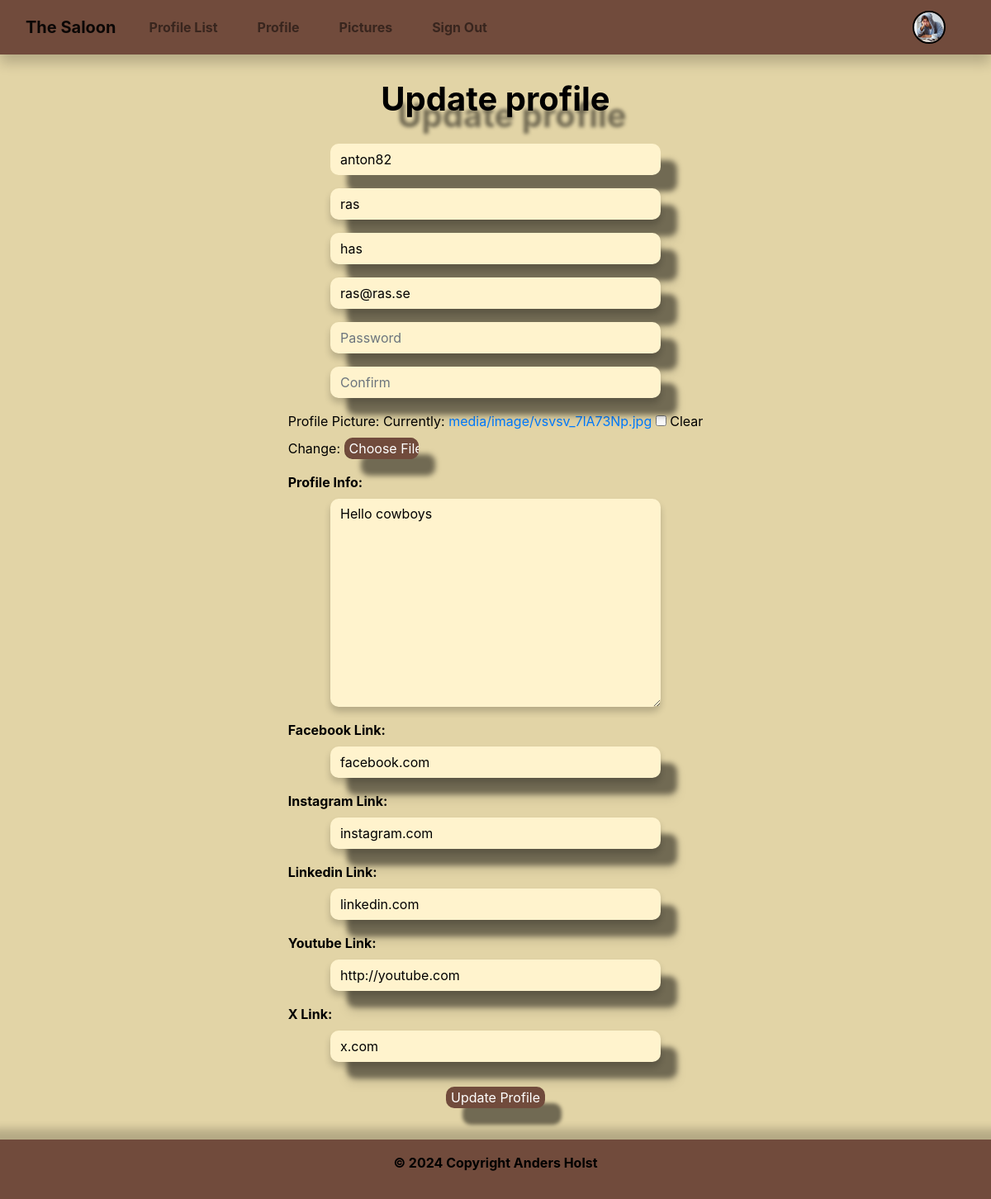
The page /update_user/ (signed in) on the database as committed earlier.
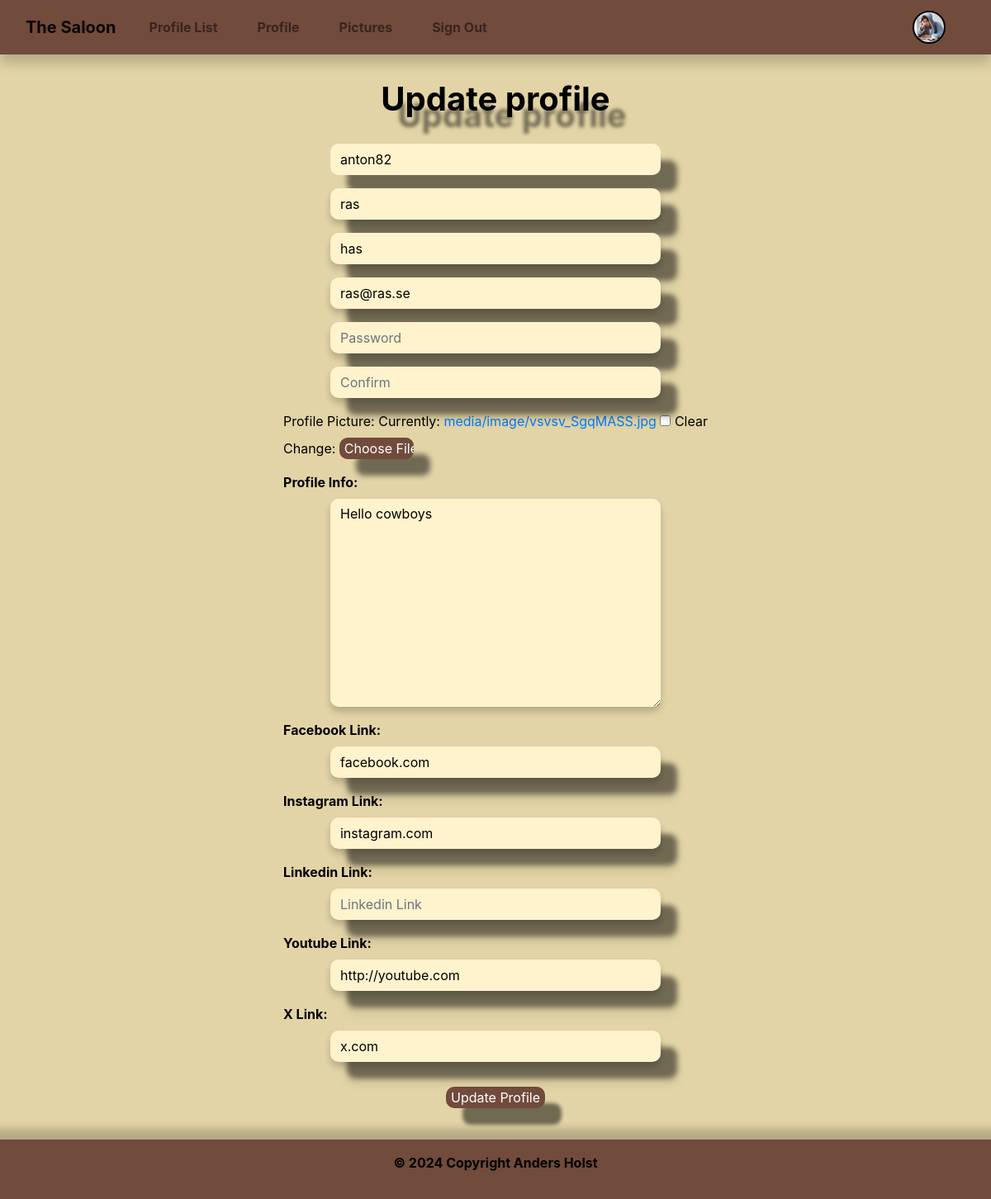
The same page on the database as committed later.
### the_saloon/models.py (models this page shows, shortened)
class Profile(models.Model):
    user = models.OneToOneField(User, on_delete=models.CASCADE)
    follows = models.ManyToManyField(
        "self", related_name="followed_by", symmetrical=False, blank=True)
    date_modified = models.DateTimeField(auto_now=True)
    profile_image = models.ImageField(
        upload_to="media/image", null=True, blank=True)
    profile_bio = models.CharField(null=True, blank=True, max_length=500)
    facebook_link = models.CharField(null=True, blank=True, max_length=100)
    instagram_link = models.CharField(null=True, blank=True, max_length=100)
    linkedin_link = models.CharField(null=True, blank=True, max_length=100)
    youtube_link = models.CharField(null=True, blank=True, max_length=100)
    x_link = models.CharField(null=True, blank=True, max_length=100)

### the_saloon/views.py (the view)
# urls.py: path('update_user/', views.update_user, name='update_user'),
def update_user(request):
    if request.user.is_authenticated:
        current_user = User.objects.get(id=request.user.id)
        profile_user = Profile.objects.get(user__id=request.user.id)
        user_form = SignUpForm(request.POST or None,
                               request.FILES or None, instance=current_user)
        profile_form = ProfilePicForm(
            request.POST or None, request.FILES or None, instance=profile_user)
        if user_form.is_valid() and profile_form.is_valid():
            user_form.save()
            profile_form.save()
            login(request, current_user)
            messages.success(request, ("Your information is now updated!"))
            return redirect('home')
        return render(request, "update_user.html",
                               {'user_form': user_form,
                                'profile_form': profile_form})
    else:
        messages.success(request, ("You must be logged in!"))
        return redirect('login')

### the_saloon/templates/update_user.html (shortened to what this page needs)
{% extends 'base.html' %}
{% block content %}
<div class="container d-flex flex-column justify-content-center align-items-center" style="min-height: 100vh;">
    <div class="row justify-content-center">
        <div class="col-lg-12 col-md-12 col-sm-12">
            <h1 class="update text-center">Update profile</h1>
            <form method="POST" class="edit" enctype="multipart/form-data">
                {{ user_form.as_p }}
                {{ profile_form.as_p }}
                <button type="submit" class="btn-update">Update Profile</button>
            </form>
        </div>
    </div>
</div>
{% endblock %}

Rows that differ between the two databases and show on the page:
changed Profile "Hello cowboys": linkedin_link "linkedin.com" → (not shown)
Other text that changed with them:
text no longer shown: "Profile Picture: Currently: media/image/vsvsv_7lA73Np.jpg Clear Change: Profile Info: Facebook Link: Instagram Link: Linkedin Link: Youtube Link: X Link:"
text now shown: "Profile Picture: Currently: media/image/vsvsv_SgqMASS.jpg Clear Change: Profile Info: Facebook Link: Instagram Link: Linkedin Link: Youtube Link: X Link:"
